Frame 1 (no input): blank canvas, image omitted
Frame 60 (the mouse pressed at the canvas centre just before this capture): blank canvas, image omitted
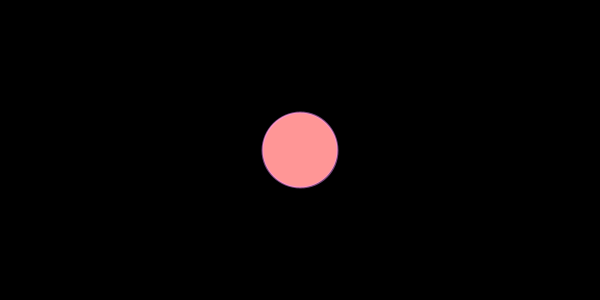
Frame 120 (the mouse held since frame 60 and released just before this capture)

The Processing sketch whose frames 1 and 60 were blank and that drew this single picture after the mouse press (run headless with seeded random() and noise(); from frame 60 on, the mouse is pressed at the canvas centre):

// Processing sketch: processing_113852
// ── processing_113852.pde

//Make Circles & Line
//Test 005 [Date:20131006] Wayne Lin
//e-mail:ration.Lin@gmail.com
//N76014045 林瑞勛

//圓形移動背景顏色跟著變動

void setup() {

  size(600, 300);
  smooth();
  background(0);
}

void draw() {

  stroke(mouseX, mouseY, mouseX+mouseY, 120);
  strokeWeight(2);


  if (mousePressed) {
    fill(mouseX, mouseY, mouseX-mouseY, mouseX+mouseY);
    background(0);
  } 
  else {

    fill(mouseX/2, mouseY/4, mouseX+mouseY);
    background(mouseX, mouseY, mouseX+mouseY);
  }


  float centerX = width/2;
  float centerY = height/2;

  ellipse(mouseX, mouseY, centerX/4, centerY/2);
}
